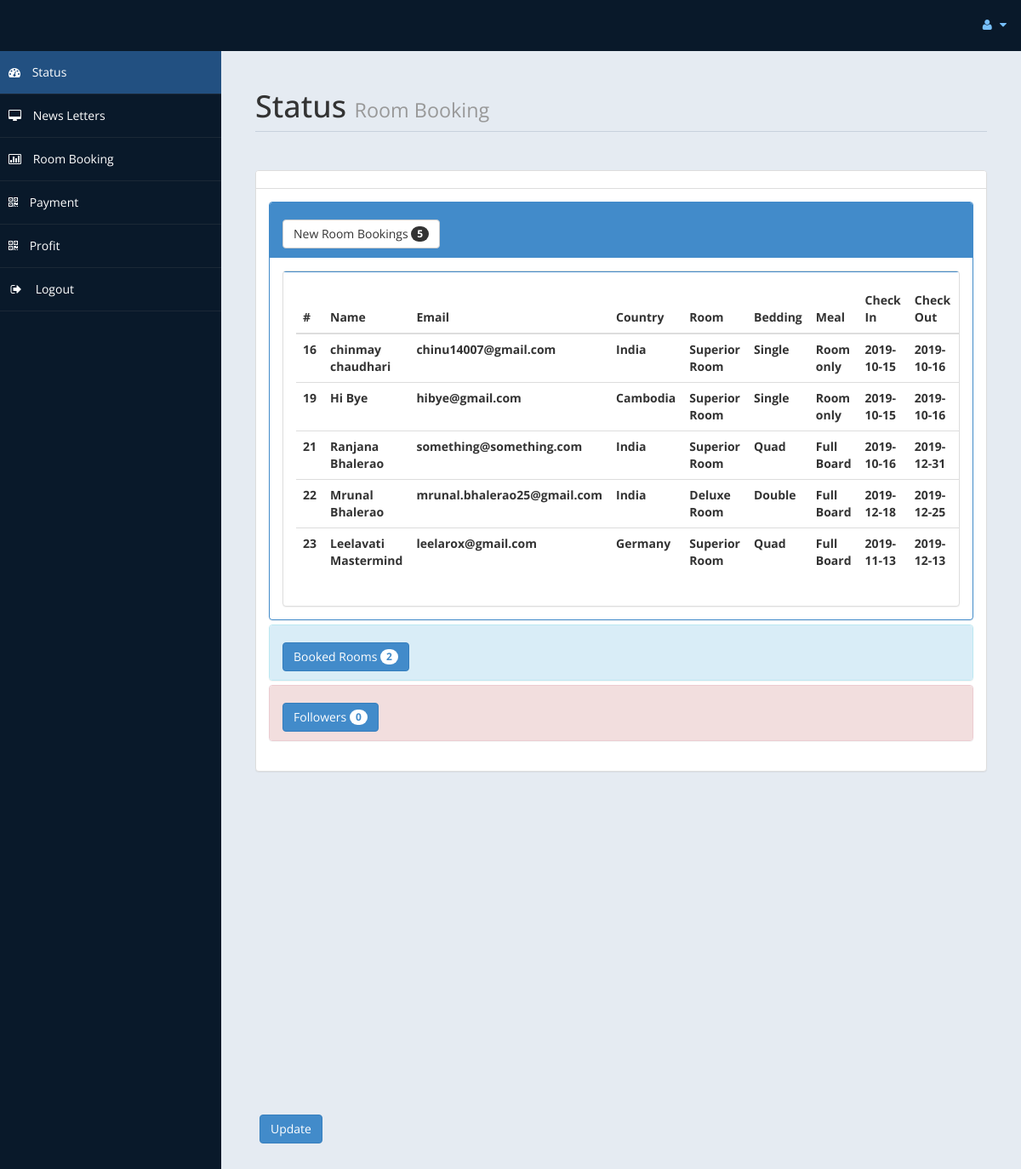
The page /admin/home.php (signed in) on the database its author committed.
### tables this page shows
CREATE TABLE `roombook` (
  `id` int(10) UNSIGNED NOT NULL,
  `Title` varchar(5) DEFAULT NULL,
  `FName` text DEFAULT NULL,
  `LName` text DEFAULT NULL,
  `Email` varchar(50) DEFAULT NULL,
  `National` varchar(30) DEFAULT NULL,
  `Country` varchar(30) DEFAULT NULL,
  `Phone` text DEFAULT NULL,
  `TRoom` varchar(20) DEFAULT NULL,
  `Bed` varchar(10) DEFAULT NULL,
  `NRoom` varchar(2) DEFAULT NULL,
  `Meal` varchar(15) DEFAULT NULL,
  `cin` date DEFAULT NULL,
  `cout` date DEFAULT NULL,
  `stat` varchar(15) DEFAULT NULL,
  `nodays` int(11) DEFAULT NULL
);

### admin/home.php (the view, shortened to what this page needs)
<!DOCTYPE html>
<html xmlns="http://www.w3.org/1999/xhtml">
<head>
    <link href="assets/css/bootstrap.css" rel="stylesheet" />
    <link href="assets/css/font-awesome.css" rel="stylesheet" />
    <link href="assets/js/morris/morris-0.4.3.min.css" rel="stylesheet" />
    <link href="assets/css/custom-styles.css" rel="stylesheet" />
</head>
<body>
    <div id="wrapper">
        <nav class="navbar navbar-default top-navbar" role="navigation">
            <div class="navbar-header">
                <a class="navbar-brand" href="home.php"> <Admin> </a>
            </div>
            <ul class="nav navbar-top-links navbar-right">
                <li class="dropdown">
                    <a class="dropdown-toggle" data-toggle="dropdown" href="#" aria-expanded="false">
                        <i class="fa fa-user fa-fw"></i> <i class="fa fa-caret-down"></i>
                    </a>
                </li>
            </ul>
        </nav>
        <nav class="navbar-default navbar-side" role="navigation">
            <div class="sidebar-collapse">
                <ul class="nav" id="main-menu">
                    <li>
                        <a class="active-menu" href="home.php"><i class="fa fa-dashboard"></i> Status</a>
                    </li>
                    <li>
                        <a href="messages.php"><i class="fa fa-desktop"></i> News Letters</a>
                    </li>
					<li>
                        <a href="roombook.php"><i class="fa fa-bar-chart-o"></i> Room Booking</a>
                    </li>
                    <li>
                        <a href="payment.php"><i class="fa fa-qrcode"></i> Payment</a>
                    </li>
                    <li>
                        <a  href="profit.php"><i class="fa fa-qrcode"></i> Profit</a>
                    </li>
                    <li>
                        <a href="logout.php"><i class="fa fa-sign-out fa-fw"></i> Logout</a>
                    </li>
					</ul>
            </div>
        </nav>
        <div id="page-wrapper">
            <div id="page-inner">
                <div class="row">
                    <div class="col-md-12">
                        <h1 class="page-header">
                            Status <small>Room Booking </small>
                        </h1>
                    </div>
                </div>
				<?php
						include ('db.php');
						$sql = "select * from roombook";
						$re = mysqli_query($con,$sql);
						$c =0;
						while($row=mysqli_fetch_array($re) )
						{
								$new = $row['stat'];
								if($new=="Not Conform")
								{
									$c = $c + 1;
								}
						}
				?>
					<div class="row">
                <div class="col-md-12">
                    <div class="panel panel-default">
                        <div class="panel-heading">
                        </div>
                        <div class="panel-body">
                            <div class="panel-group" id="accordion">
							<div class="panel panel-primary">
                                    <div class="panel-heading">
                                        <h4 class="panel-title">
                                            <a data-toggle="collapse" data-parent="#accordion" href="#collapseTwo">
											<button class="btn btn-default" type="button">
												 New Room Bookings  <span class="badge"><?php echo $c ; ?></span>
											</button>
											</a>
                                        </h4>
                                    </div>
                                    <div id="collapseTwo" class="panel-collapse in" style="height: auto;">
                                        <div class="panel-body">
                                           <div class="panel panel-default">
                        <div class="panel-body">
                            <div class="table-responsive">
                                <table class="table">
                                    <thead>
                                        <tr>
                                            <th>#</th>
                                            <th>Name</th>
                                            <th>Email</th>
                                            <th>Country</th>
											<th>Room</th>
											<th>Bedding</th>
											<th>Meal</th>
											<th>Check In</th>
											<th>Check Out</th>
											<th>Status</th>
                                        </tr>
                                    </thead>
                                    <tbody>
									<?php
									$tsql = "select * from roombook";
									$tre = mysqli_query($con,$tsql);
									while($trow=mysqli_fetch_array($tre) )
									{
										$co =$trow['stat'];
										if($co=="Not Conform")
										{
											echo"<tr>
												<th>".$trow['id']."</th>
												<th>".$trow['FName']." ".$trow['LName']."</th>
												<th>".$trow['Email']."</th>
												<th>".$trow['Country']."</th>
												<th>".$trow['TRoom']."</th>
												<th>".$trow['Bed']."</th>
												<th>".$trow['Meal']."</th>
												<th>".$trow['cin']."</th>
												<th>".$trow['cout']."</th>
												<th>".$trow['stat']."</th>
												<th><a href='roombook.php?rid=".$trow['id']." ' class='btn btn-primary'>Action</a></th>
												</tr>";
										}
									}
									?>
                                    </tbody>
                                </table>
                            </div>
                        </div>
                    </div>
                                        </div>
                                    </div>
                                </div>
								<?php
								$rsql = "SELECT * FROM `roombook`";
								$rre = mysqli_query($con,$rsql);
								$r =0;
								while($row=mysqli_fetch_array($rre) )
								{
										$br = $row['stat'];
										if($br=="Conform")
										{
											$r = $r + 1;
										}
								}
								?>
                                <div class="panel panel-info">
                                    <div class="panel-heading">
                                        <h4 class="panel-title">
                                            <a data-toggle="collapse" data-parent="#accordion" href="#collapseOne" class="collapsed">
											<button class="btn btn-primary" type="button">
												 Booked Rooms  <span class="badge"><?php echo $r ; ?></span>
											</button>
											</a>
                                        </h4>
                                    </div>
                                </div>
                                <?php
								$f =0;
								?>
                                <div class="panel panel-danger">
                                    <div class="panel-heading">
                                        <h4 class="panel-title">
                                            <a data-toggle="collapse" data-parent="#accordion" href="#collapseThree" class="collapsed">
											<button class="btn btn-primary" type="button">
												 Followers  <span class="badge"><?php echo $f ; ?></span>
											</button>
											</a>
                                        </h4>
                                    </div>
                                    </div>
                                </div>
                            </div>
                        </div>
                    </div>
                </div>
            </div>
				<div class='panel-body'>
                            <button class='btn btn-primary btn' data-toggle='modal' data-target='#myModal'>
                              Update
                            </button>
                            </div>
                        </div>
            </div>
</body>
</html>

### admin/assets/css/custom-styles.css (style rules this page uses)
body { font-family: 'Open Sans', sans-serif; }
#wrapper { width: 100%; background:#09192A; }
#page-wrapper { padding: 15px 15px; min-height: 600px; background:#E5EBF2; }
#page-inner { width:100%; margin:10px 20px 10px 0px; background-color:transparent; padding:10px; min-height:1200px; }
h1, .h1, h2, .h2, h3, .h3 { margin-top: 7px; margin-bottom: -5px; }
h4 { padding-top:10px; }
.page-header { padding-bottom: 9px; margin: 10px 0 45px; border-bottom: 1px solid #C7D1DD; }
.panel-default > .panel-heading { color: #000; background-color: #FFFFFF; border-color: #ddd; font-weight:bold; }
.top-navbar { margin:0px; }
.top-navbar .navbar-brand { color: #fff; width: 260px; text-align: left; height: 60px; font-size: 30px; font-weight: 700; text-transform: uppercase; line-height: 30px; }
.top-navbar .nav > li { position: relative; display: inline-block; }
.top-navbar .nav > li > a { position: relative; display: block; padding: 19px 15px; color: #77C0FD; }
.active-menu { background-color:#225081!important; }
.sidebar-collapse , .sidebar-collapse .nav { background:none; }
.sidebar-collapse .nav { padding:0; }
.sidebar-collapse .nav > li > a { color:#fff; background:transparent; text-shadow:none; }
.sidebar-collapse > .nav > li > a { padding:15px 10px; }
.sidebar-collapse > .nav > li { border-bottom: 1px solid rgba(107, 108, 109, 0.19); }
.navbar-side { border:none; background-color: transparent; }
.top-navbar { background:#09192A; border-bottom:none; }
.top-navbar .nav > li > a > i { margin-right: 2px; }
.navbar-default { border:0px solid black; }
.navbar-header { background: #09192A; }
.nav > li > a > i { margin-right:10px; }
@media (min-width:768px) { #page-wrapper { margin: 0 0 0 260px; padding: 15px 30px; min-height: 1200px; } }
@media (min-width:768px) { .navbar-side { z-index: 1; position: absolute; width: 260px; } }
@media (min-width:768px) { .navbar { border-radius: 0px; } }

### rows shown on the page
roombook: id "16", FName "chinmay", LName "chaudhari", Email "chinu14007@gmail.com", Country "India", TRoom "Superior Room", Bed "Single", Meal "Room only", cin "2019-10-15", cout "2019-10-16"
roombook: id "19", FName "Hi", LName "Bye", Email "hibye@gmail.com", Country "Cambodia", TRoom "Superior Room", Bed "Single", Meal "Room only", cin "2019-10-15", cout "2019-10-16"
roombook: id "21", FName "Ranjana", LName "Bhalerao", Email "something@something.com", Country "India", TRoom "Superior Room", Bed "Quad", Meal "Full Board", cin "2019-10-16", cout "2019-12-31"
roombook: id "22", FName "Mrunal", LName "Bhalerao", Email "mrunal.bhalerao25@gmail.com", Country "India", TRoom "Deluxe Room", Bed "Double", Meal "Full Board", cin "2019-12-18", cout "2019-12-25"
roombook: id "23", FName "Leelavati", LName "Mastermind", Email "leelarox@gmail.com", Country "Germany", TRoom "Superior Room", Bed "Quad", Meal "Full Board", cin "2019-11-13", cout "2019-12-13"

### other values the page prints
$c "5"
$r "2"
$f "0"
